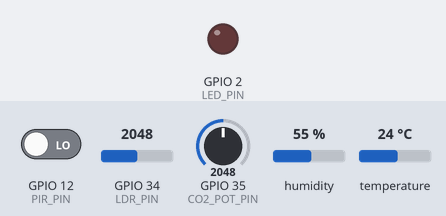
The sketch below on a simulated ESP32. On the bench: output pins drawn as LEDs (lit = HIGH). Inputs (shaded band) come from the test bench; at power-on: GPIO 12 (PIR_PIN) LOW, GPIO 34 (LDR_PIN) = 2048, GPIO 35 (CO2_POT_PIN) = 2048, humidity 55 %, temperature 24 °C. What the sketch prints to the serial monitor is not drawn.

Above: at 1.2 s.
1.3 s: GPIO 12 (PIR_PIN) driven HIGH
At 1.8 s:
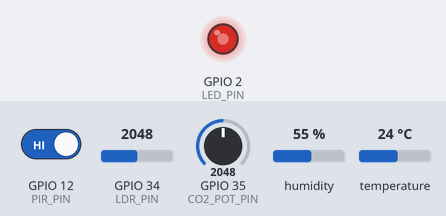
3.0 s: GPIO 34 (LDR_PIN) set to 2866
At 4.2 s:
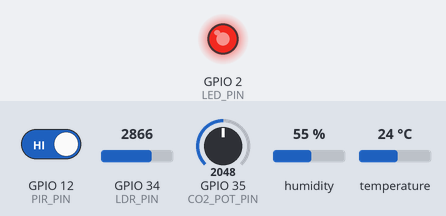
4.5 s: GPIO 34 (LDR_PIN) set to 1228
At 5.3 s:
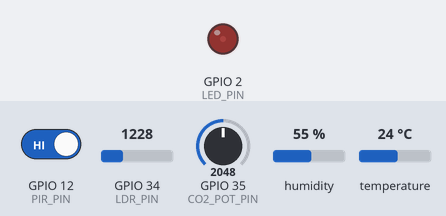
Timing chart, 0 to 7.5 s (numbered marks = the images above; inputs shaded):
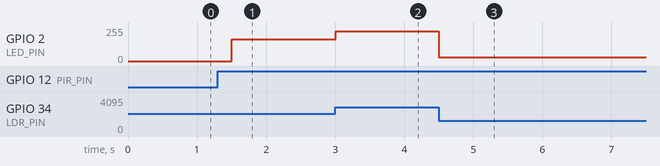

Measured:
- after the input at 1.3 s, GPIO 2 (LED_PIN): 0/255 → 162/255 after 0.20 s
- after the input at 3.0 s, GPIO 2 (LED_PIN): 162/255 → 224/255 at once
- after the input at 4.5 s, GPIO 2 (LED_PIN): 224/255 → 28/255 at once

The sketch:

sketch.ino
```cpp
#include <DHT.h>

#define PIR_PIN 12
#define LDR_PIN 34
#define CO2_POT_PIN 35
#define DHT_PIN 15
#define LED_PIN 2
#define DHT_TYPE DHT22

DHT dht(DHT_PIN, DHT_TYPE);

const unsigned long BEKLEME_SURESI_MS = 15000;
const unsigned long CAPTURE_INTERVAL_MS = 500;
const unsigned long SERIAL_INTERVAL_MS = 500;

const float DHT22_TEMP_TOLERANCE_C = 0.5;
const float DHT22_HUMIDITY_TOLERANCE_PERCENT = 2.0;
const float AC_SETPOINT_C = 22.0;
const int TEMP_WINDOW = 5;

unsigned long sonHareketZamani = 0;
unsigned long sonCaptureZamani = 0;
unsigned long sonSerialZamani = 0;

bool sinifDolu = false;
bool hvacAktif = false;

float sicaklikOrnekleri[TEMP_WINDOW];
int sicaklikIndex = 0;
int sicaklikSayisi = 0;

struct SensorFrame {
  int pirDurum;
  int ldrDegeri;
  int co2PotDegeri;
  int luks;
  int co2;
  int ledParlaklik;
  float sicaklikHam;
  float sicaklikFiltreli;
  float nem;
};

SensorFrame frame = {0, 0, 0, 0, 400, 0, 24.5, 24.5, 45.0};

float readAndFilterTemperature() {
  float okuma = dht.readTemperature();
  if (isnan(okuma)) {
    okuma = frame.sicaklikFiltreli;
  }

  frame.sicaklikHam = okuma;
  sicaklikOrnekleri[sicaklikIndex] = okuma;
  sicaklikIndex = (sicaklikIndex + 1) % TEMP_WINDOW;
  if (sicaklikSayisi < TEMP_WINDOW) {
    sicaklikSayisi++;
  }

  float toplam = 0.0;
  for (int i = 0; i < sicaklikSayisi; i++) {
    toplam += sicaklikOrnekleri[i];
  }

  frame.sicaklikFiltreli = toplam / sicaklikSayisi;
  return frame.sicaklikFiltreli;
}

float readHumidityWithFallback() {
  float okuma = dht.readHumidity();
  if (isnan(okuma)) {
    return frame.nem;
  }
  return okuma;
}

void updateOccupancy(unsigned long simdi) {
  frame.pirDurum = digitalRead(PIR_PIN);

  if (frame.pirDurum == HIGH) {
    sonHareketZamani = simdi;
    sinifDolu = true;
  }

  if (sinifDolu && (simdi - sonHareketZamani >= BEKLEME_SURESI_MS)) {
    sinifDolu = false;
  }
}

int calculateLux(int ldrDegeri) {
  float voltaj = ldrDegeri / 4095.0 * 3.3;
  if (voltaj <= 0) voltaj = 0.001;
  if (voltaj >= 3.3) voltaj = 3.299;

  float direnc = 10000.0 * voltaj / (3.3 - voltaj);
  float gercekLuks = pow(250593.5 / direnc, 1.42857);
  return constrain(round(gercekLuks), 0, 100000);
}

int calculateLedPwm(int luks) {
  if (!sinifDolu || luks >= 500) {
    return 0;
  }

  int lineerPwm = map(luks, 0, 500, 255, 0);
  lineerPwm = constrain(lineerPwm, 0, 255);
  return (lineerPwm * lineerPwm) / 255;
}

void updateHvacDeadband() {
  if (!sinifDolu) {
    hvacAktif = false;
    return;
  }

  if (frame.sicaklikFiltreli >= AC_SETPOINT_C + DHT22_TEMP_TOLERANCE_C) {
    hvacAktif = true;
  } else if (frame.sicaklikFiltreli <= AC_SETPOINT_C - DHT22_TEMP_TOLERANCE_C) {
    hvacAktif = false;
  }
}

void captureSensors(unsigned long simdi) {
  if (simdi - sonCaptureZamani < CAPTURE_INTERVAL_MS) {
    return;
  }
  sonCaptureZamani = simdi;

  frame.ldrDegeri = analogRead(LDR_PIN);
  frame.co2PotDegeri = analogRead(CO2_POT_PIN);
  frame.sicaklikFiltreli = readAndFilterTemperature();
  frame.nem = readHumidityWithFallback();
  frame.luks = calculateLux(frame.ldrDegeri);
  frame.co2 = map(frame.co2PotDegeri, 0, 4095, 400, 2000);
  frame.ledParlaklik = calculateLedPwm(frame.luks);

  updateHvacDeadband();
  ledcWrite(LED_PIN, frame.ledParlaklik);
}

void printSensorReport(unsigned long simdi) {
  if (simdi - sonSerialZamani < SERIAL_INTERVAL_MS) {
    return;
  }
  sonSerialZamani = simdi;

  if (sinifDolu) {
    Serial.print("Hareket: VAR (");
    Serial.print((BEKLEME_SURESI_MS - (simdi - sonHareketZamani)) / 1000);
    Serial.print("s)");
  } else {
    Serial.print("Hareket Algilanmadi");
  }

  Serial.print(" | Lux: "); Serial.print(frame.luks);
  Serial.print(" | SicaklikHam: "); Serial.print(frame.sicaklikHam, 1); Serial.print("C");
  Serial.print(" | SicaklikFiltreli: "); Serial.print(frame.sicaklikFiltreli, 1); Serial.print("C");
  Serial.print(" | Tol: +/-"); Serial.print(DHT22_TEMP_TOLERANCE_C, 1); Serial.print("C");
  Serial.print(" | Nem: %"); Serial.print(frame.nem, 1);
  Serial.print(" (+/-"); Serial.print(DHT22_HUMIDITY_TOLERANCE_PERCENT, 1); Serial.print("%)");
  Serial.print(" | CO2: "); Serial.print(frame.co2); Serial.print(" PPM");
  Serial.print(" | HVAC: "); Serial.print(hvacAktif ? "AKTIF" : "PASIF");
  Serial.print(" | PWM: "); Serial.println(frame.ledParlaklik);
}

void setup() {
  Serial.begin(115200);
  pinMode(PIR_PIN, INPUT);
  dht.begin();

  for (int i = 0; i < TEMP_WINDOW; i++) {
    sicaklikOrnekleri[i] = frame.sicaklikFiltreli;
  }

  ledcAttach(LED_PIN, 5000, 8);

  Serial.println("--- SISTEM AKTIF: MODULER CAPTURE, DHT22 TOLERANS & MILLIS TIMER ---");
}

void loop() {
  unsigned long simdi = millis();
  updateOccupancy(simdi);
  captureSensors(simdi);
  printSensorReport(simdi);
}
```
